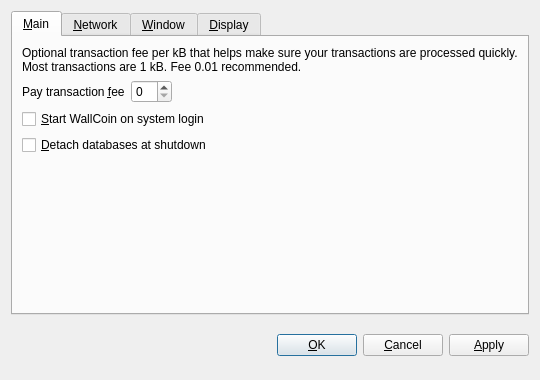
<?xml version="1.0" encoding="UTF-8"?>
<ui version="4.0">
 <class>OptionsDialog</class>
 <widget class="QDialog" name="OptionsDialog">
  <property name="geometry">
   <rect>
    <x>0</x>
    <y>0</y>
    <width>540</width>
    <height>380</height>
   </rect>
  </property>
  <property name="windowTitle">
   <string>Options</string>
  </property>
  <property name="modal">
   <bool>true</bool>
  </property>
  <layout class="QVBoxLayout" name="verticalLayout">
   <item>
    <widget class="QTabWidget" name="tabWidget">
     <property name="tabPosition">
      <enum>QTabWidget::North</enum>
     </property>
     <property name="currentIndex">
      <number>0</number>
     </property>
     <widget class="QWidget" name="tabMain">
      <attribute name="title">
       <string>&amp;Main</string>
      </attribute>
      <layout class="QVBoxLayout" name="verticalLayout_Main">
       <item>
        <widget class="QLabel" name="transactionFeeInfoLabel">
         <property name="text">
          <string>Optional transaction fee per kB that helps make sure your transactions are processed quickly. Most transactions are 1 kB. Fee 0.01 recommended.</string>
         </property>
         <property name="textFormat">
          <enum>Qt::PlainText</enum>
         </property>
         <property name="wordWrap">
          <bool>true</bool>
         </property>
        </widget>
       </item>
       <item>
        <layout class="QHBoxLayout" name="horizontalLayout_Main">
         <item>
          <widget class="QLabel" name="transactionFeeLabel">
           <property name="text">
            <string>Pay transaction &amp;fee</string>
           </property>
           <property name="textFormat">
            <enum>Qt::PlainText</enum>
           </property>
           <property name="buddy">
            <cstring>transactionFee</cstring>
           </property>
          </widget>
         </item>
         <item>
          <widget class="BitcoinAmountField" name="transactionFee"/>
         </item>
         <item>
          <spacer name="horizontalSpacer_Main">
           <property name="orientation">
            <enum>Qt::Horizontal</enum>
           </property>
           <property name="sizeHint" stdset="0">
            <size>
             <width>40</width>
             <height>20</height>
            </size>
           </property>
          </spacer>
         </item>
        </layout>
       </item>
       <item>
        <widget class="QCheckBox" name="bitcoinAtStartup">
         <property name="toolTip">
          <string>Automatically start WallCoin after logging in to the system.</string>
         </property>
         <property name="text">
          <string>&amp;Start WallCoin on system login</string>
         </property>
        </widget>
       </item>
       <item>
        <widget class="QCheckBox" name="detachDatabases">
         <property name="toolTip">
          <string>Detach block and address databases at shutdown. This means they can be moved to another data directory, but it slows down shutdown. The wallet is always detached.</string>
         </property>
         <property name="text">
          <string>&amp;Detach databases at shutdown</string>
         </property>
        </widget>
       </item>
       <item>
        <spacer name="verticalSpacer_Main">
         <property name="orientation">
          <enum>Qt::Vertical</enum>
         </property>
         <property name="sizeHint" stdset="0">
          <size>
           <width>20</width>
           <height>40</height>
          </size>
         </property>
        </spacer>
       </item>
      </layout>
     </widget>
     <widget class="QWidget" name="tabNetwork">
      <attribute name="title">
       <string>&amp;Network</string>
      </attribute>
      <layout class="QVBoxLayout" name="verticalLayout_Network">
       <item>
        <widget class="QCheckBox" name="mapPortUpnp">
         <property name="toolTip">
          <string>Automatically open the WallCoin client port on the router. This only works when your router supports UPnP and it is enabled.</string>
         </property>
         <property name="text">
          <string>Map port using &amp;UPnP</string>
         </property>
        </widget>
       </item>
       <item>
        <widget class="QCheckBox" name="connectSocks">
         <property name="toolTip">
          <string>Connect to the WallCoin network through a SOCKS proxy (e.g. when connecting through Tor).</string>
         </property>
         <property name="text">
          <string>&amp;Connect through SOCKS proxy:</string>
         </property>
        </widget>
       </item>
       <item>
        <layout class="QHBoxLayout" name="horizontalLayout_Network">
         <item>
          <widget class="QLabel" name="proxyIpLabel">
           <property name="text">
            <string>Proxy &amp;IP:</string>
           </property>
           <property name="textFormat">
            <enum>Qt::PlainText</enum>
           </property>
           <property name="buddy">
            <cstring>proxyIp</cstring>
           </property>
          </widget>
         </item>
         <item>
          <widget class="QValidatedLineEdit" name="proxyIp">
           <property name="maximumSize">
            <size>
             <width>140</width>
             <height>16777215</height>
            </size>
           </property>
           <property name="toolTip">
            <string>IP address of the proxy (e.g. 127.0.0.1)</string>
           </property>
          </widget>
         </item>
         <item>
          <widget class="QLabel" name="proxyPortLabel">
           <property name="text">
            <string>&amp;Port:</string>
           </property>
           <property name="textFormat">
            <enum>Qt::PlainText</enum>
           </property>
           <property name="buddy">
            <cstring>proxyPort</cstring>
           </property>
          </widget>
         </item>
         <item>
          <widget class="QLineEdit" name="proxyPort">
           <property name="maximumSize">
            <size>
             <width>55</width>
             <height>16777215</height>
            </size>
           </property>
           <property name="toolTip">
            <string>Port of the proxy (e.g. 9050)</string>
           </property>
          </widget>
         </item>
         <item>
          <widget class="QLabel" name="socksVersionLabel">
           <property name="text">
            <string>SOCKS &amp;Version:</string>
           </property>
           <property name="textFormat">
            <enum>Qt::PlainText</enum>
           </property>
           <property name="buddy">
            <cstring>socksVersion</cstring>
           </property>
          </widget>
         </item>
         <item>
          <widget class="QValueComboBox" name="socksVersion">
           <property name="toolTip">
            <string>SOCKS version of the proxy (e.g. 5)</string>
           </property>
          </widget>
         </item>
         <item>
          <spacer name="horizontalSpacer_Network">
           <property name="orientation">
            <enum>Qt::Horizontal</enum>
           </property>
           <property name="sizeHint" stdset="0">
            <size>
             <width>40</width>
             <height>20</height>
            </size>
           </property>
          </spacer>
         </item>
        </layout>
       </item>
       <item>
        <spacer name="verticalSpacer_Network">
         <property name="orientation">
          <enum>Qt::Vertical</enum>
         </property>
         <property name="sizeHint" stdset="0">
          <size>
           <width>20</width>
           <height>40</height>
          </size>
         </property>
        </spacer>
       </item>
      </layout>
     </widget>
     <widget class="QWidget" name="tabWindow">
      <attribute name="title">
       <string>&amp;Window</string>
      </attribute>
      <layout class="QVBoxLayout" name="verticalLayout_Window">
       <item>
        <widget class="QCheckBox" name="minimizeToTray">
         <property name="toolTip">
          <string>Show only a tray icon after minimizing the window.</string>
         </property>
         <property name="text">
          <string>&amp;Minimize to the tray instead of the taskbar</string>
         </property>
        </widget>
       </item>
       <item>
        <widget class="QCheckBox" name="minimizeOnClose">
         <property name="toolTip">
          <string>Minimize instead of exit the application when the window is closed. When this option is enabled, the application will be closed only after selecting Quit in the menu.</string>
         </property>
         <property name="text">
          <string>M&amp;inimize on close</string>
         </property>
        </widget>
       </item>
       <item>
        <spacer name="verticalSpacer_Window">
         <property name="orientation">
          <enum>Qt::Vertical</enum>
         </property>
         <property name="sizeHint" stdset="0">
          <size>
           <width>20</width>
           <height>40</height>
          </size>
         </property>
        </spacer>
       </item>
      </layout>
     </widget>
     <widget class="QWidget" name="tabDisplay">
      <attribute name="title">
       <string>&amp;Display</string>
      </attribute>
      <layout class="QVBoxLayout" name="verticalLayout_Display">
       <item>
        <layout class="QHBoxLayout" name="horizontalLayout_1_Display">
         <item>
          <widget class="QLabel" name="langLabel">
           <property name="text">
            <string>User Interface &amp;language:</string>
           </property>
           <property name="textFormat">
            <enum>Qt::PlainText</enum>
           </property>
           <property name="buddy">
            <cstring>lang</cstring>
           </property>
          </widget>
         </item>
         <item>
          <widget class="QValueComboBox" name="lang">
           <property name="toolTip">
            <string>The user interface language can be set here. This setting will take effect after restarting WallCoin.</string>
           </property>
          </widget>
         </item>
        </layout>
       </item>
       <item>
        <layout class="QHBoxLayout" name="horizontalLayout_2_Display">
         <item>
          <widget class="QLabel" name="unitLabel">
           <property name="text">
            <string>&amp;Unit to show amounts in:</string>
           </property>
           <property name="textFormat">
            <enum>Qt::PlainText</enum>
           </property>
           <property name="buddy">
            <cstring>unit</cstring>
           </property>
          </widget>
         </item>
         <item>
          <widget class="QValueComboBox" name="unit">
           <property name="toolTip">
            <string>Choose the default subdivision unit to show in the interface and when sending coins.</string>
           </property>
          </widget>
         </item>
        </layout>
       </item>
       <item>
        <widget class="QCheckBox" name="displayAddresses">
         <property name="toolTip">
          <string>Whether to show WallCoin addresses in the transaction list or not.</string>
         </property>
         <property name="text">
          <string>&amp;Display addresses in transaction list</string>
         </property>
        </widget>
       </item>
       <item>
        <spacer name="verticalSpacer_Display">
         <property name="orientation">
          <enum>Qt::Vertical</enum>
         </property>
         <property name="sizeHint" stdset="0">
          <size>
           <width>20</width>
           <height>40</height>
          </size>
         </property>
        </spacer>
       </item>
      </layout>
     </widget>
    </widget>
   </item>
   <item>
    <layout class="QHBoxLayout" name="horizontalLayout_Buttons">
     <item>
      <spacer name="horizontalSpacer_1">
       <property name="orientation">
        <enum>Qt::Horizontal</enum>
       </property>
       <property name="sizeHint" stdset="0">
        <size>
         <width>40</width>
         <height>48</height>
        </size>
       </property>
      </spacer>
     </item>
     <item>
      <widget class="QLabel" name="statusLabel">
       <property name="font">
        <font>
         <weight>75</weight>
         <bold>true</bold>
        </font>
       </property>
       <property name="text">
        <string/>
       </property>
       <property name="textFormat">
        <enum>Qt::PlainText</enum>
       </property>
       <property name="wordWrap">
        <bool>true</bool>
       </property>
      </widget>
     </item>
     <item>
      <spacer name="horizontalSpacer_2">
       <property name="orientation">
        <enum>Qt::Horizontal</enum>
       </property>
       <property name="sizeHint" stdset="0">
        <size>
         <width>40</width>
         <height>48</height>
        </size>
       </property>
      </spacer>
     </item>
     <item>
      <widget class="QPushButton" name="okButton">
       <property name="text">
        <string>&amp;OK</string>
       </property>
      </widget>
     </item>
     <item>
      <widget class="QPushButton" name="cancelButton">
       <property name="text">
        <string>&amp;Cancel</string>
       </property>
       <property name="autoDefault">
        <bool>false</bool>
       </property>
      </widget>
     </item>
     <item>
      <widget class="QPushButton" name="applyButton">
       <property name="text">
        <string>&amp;Apply</string>
       </property>
       <property name="autoDefault">
        <bool>false</bool>
       </property>
      </widget>
     </item>
    </layout>
   </item>
  </layout>
 </widget>
 <customwidgets>
  <customwidget>
   <class>BitcoinAmountField</class>
   <extends>QSpinBox</extends>
   <header>bitcoinamountfield.h</header>
  </customwidget>
  <customwidget>
   <class>QValueComboBox</class>
   <extends>QComboBox</extends>
   <header>qvaluecombobox.h</header>
  </customwidget>
  <customwidget>
   <class>QValidatedLineEdit</class>
   <extends>QLineEdit</extends>
   <header>qvalidatedlineedit.h</header>
  </customwidget>
 </customwidgets>
 <resources/>
 <connections/>
</ui>
